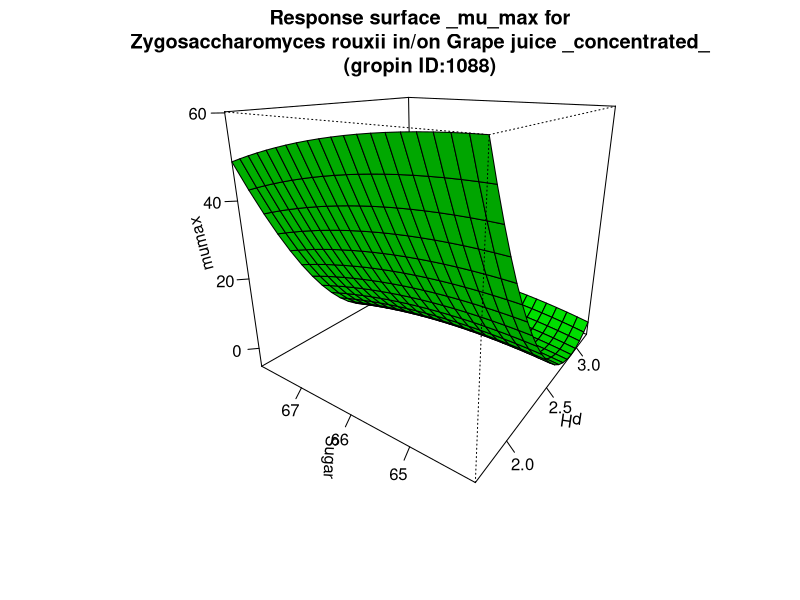

Here is the R script that generated this plot:
#############################
# start of Parameter script
#############################
pH <- seq(1.6983016983017,3.2032,length.out=21)
Sugar <- seq(64.064,67.9320679320679,length.out=21)
#############################
# end of Parameter script
#############################
############################# 
# start of Model script Gropin ID 1088 
#############################
 
# constant coefficients for this model
 
variables <- data.frame(pH,Sugar)
argumentsPar <- unique.data.frame(expand.grid(variables))
 
# heart of the model
response_surface <- function(pH,Sugar) {
   mumax <-(-2221.43+85.390*Sugar-0.700*(Sugar^2)-419.81*pH+45.270*(pH^2)+2.45*Sugar*pH)

	return(mumax=mumax)
} 

# output parameters
responseSurface <- cbind(argumentsPar,response_surface(argumentsPar['pH'],argumentsPar['Sugar']))
colnames(responseSurface) <- c(colnames(argumentsPar),'mumax')
#############################
# End of Model script
#############################
############################# 
# start of Visualisation script Gropin ID 1088 
#############################
titleText <-'Response surface _mu_max for
Zygosaccharomyces rouxii in/on Grape juice _concentrated_
(gropin ID:1088)'
persp(pH,Sugar,matrix(unlist(responseSurface$'mumax'),nrow=21),col = 'green',xlab='pH',ylab='Sugar',zlab='mumax',main=titleText,theta=305,phi=20,shade=0.25,ticktype = 'detailed')
#############################
# End of Visualisation script
#############################
